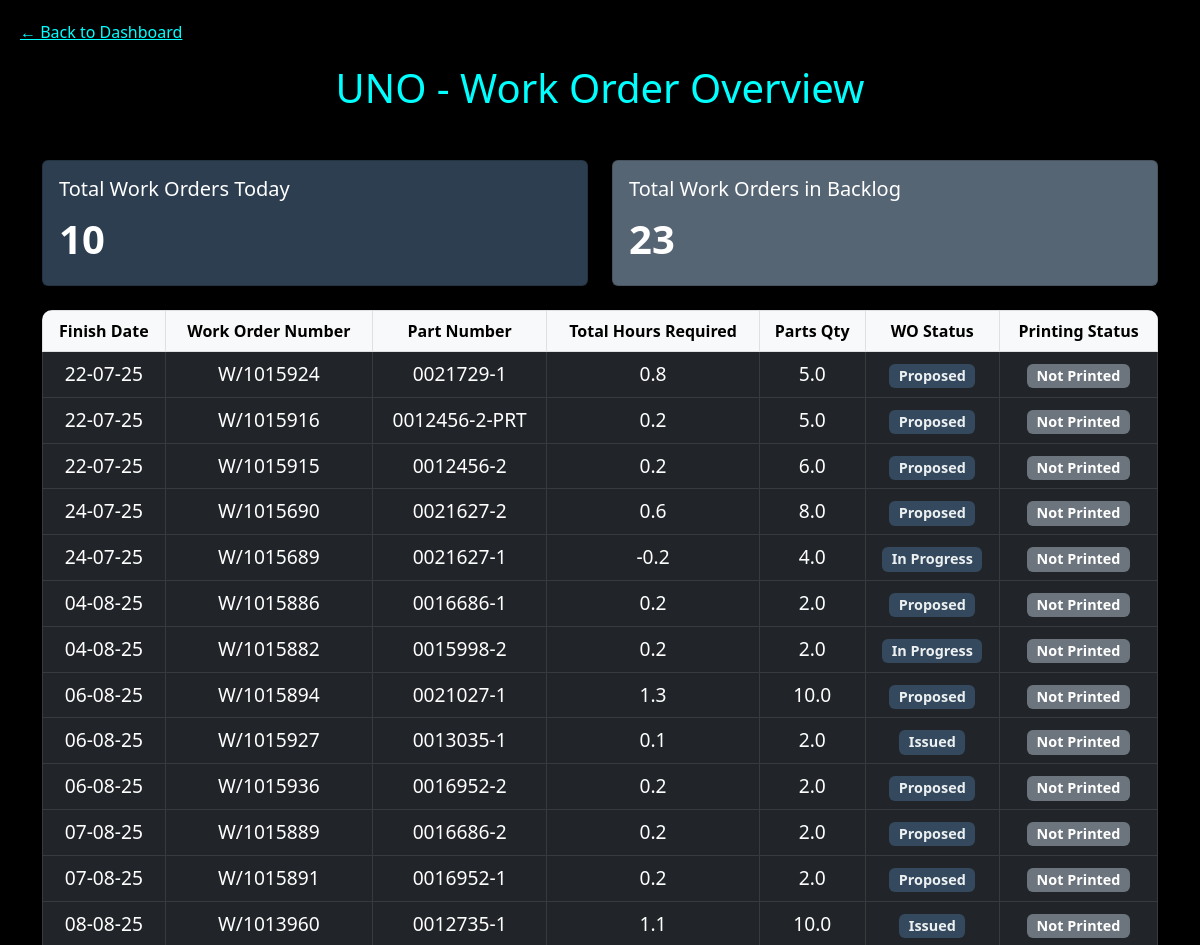
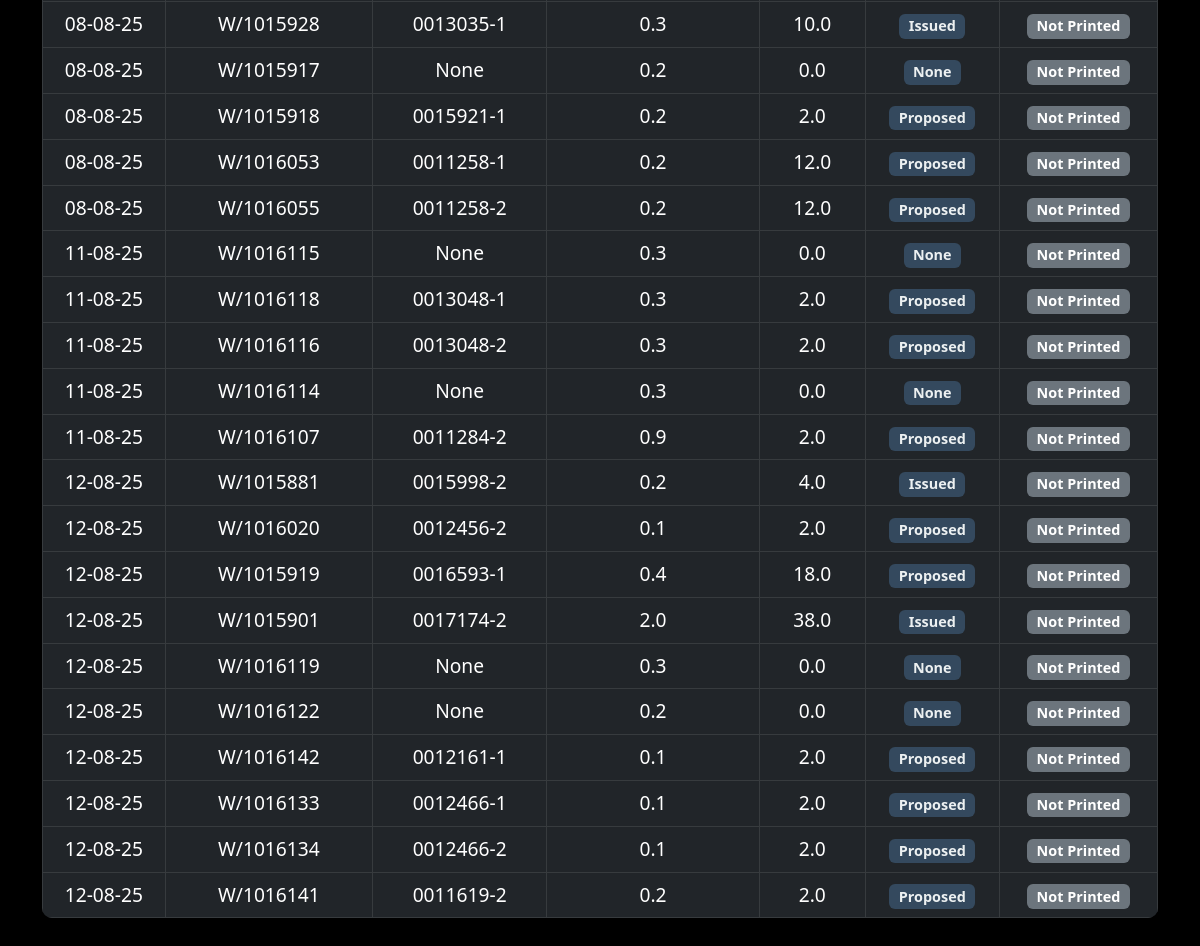
Page /uno on the committed database (2 pictures, top to bottom).
### tables this page shows
CREATE TABLE "vacuum_data" (
"ResourceDescription" TEXT,
  "FinishDate" TIMESTAMP,
  "WorksOrderNumber" TEXT,
  "TotalHours" REAL,
  "PartNumber" TEXT,
  "PartsQty" REAL,
  "WO Status" TEXT
);

### main.py (the view)
@app.route("/<machine_slug>")
def machine_dashboard(machine_slug):
    excel_name = slug_to_excel_name.get(machine_slug.lower())
    if not excel_name:
        return "Machine not found", 404
    machine_type = "trimming" if excel_name in trimming_machines else "vacuum"
    data = get_dashboard_data(excel_name, machine_type)
    if data is None:
        return jsonify({"error": f"No data found for {excel_name}"}), 404
    template_name = excel_to_html.get(excel_name, "default.html")
    return render_template(template_name, machine=excel_name, **data)

### templates/UNO.html (shortened to what this page needs)
<!DOCTYPE html>
<html lang="en">
<head>
  <link href="https://cdn.jsdelivr.net/npm/bootstrap@5.3.0/dist/css/bootstrap.min.css" rel="stylesheet" />
</head>
<body>
  <a href="/" class="btn-back">← Back to Dashboard</a>
  <h2>UNO - Work Order Overview</h2>
<div class="container mt-5">
  <div class="row mb-4">
    <div class="col-md-6">
      <div class="card text-white" style="background-color: #2C3E50;">
        <div class="card-body">
          <h5 class="card-title">Total Work Orders Today</h5>
          <p class="card-text fs-1 fw-bold">{{ total_today }}</p>
        </div>
      </div>
    </div>
    <div class="col-md-6">
      <div class="card text-white" style="background-color: #566573;">
        <div class="card-body">
          <h5 class="card-title">Total Work Orders in Backlog</h5>
          <p class="card-text fs-1 fw-bold">{{ total_backlog }}</p>
        </div>
      </div>
    </div>
  </div>
  <div class="table-responsive">
    <table class="table table-dark table-hover table-bordered align-middle text-center" style="border-radius: 10px; overflow: hidden;">
      <thead class="table-light text-dark">
        <tr>
          <th>Finish Date</th>
          <th>Work Order Number</th>
          <th>Part Number</th>
          <th>Total Hours Required</th>
          <th>Parts Qty</th>
          <th>WO Status</th>
          <th>Printing Status</th>
        </tr>
      </thead>
      <tbody style="font-size: 1.2rem;">
        {% for order in work_orders %}
        <tr>
          <td>{{ order.finish_date }}</td>
          <td>{{ order.work_order_number }}</td>
          <td>{{ order.part_number }}</td>
          <td>{{ order.total_hours_required }}</td>
          <td>{{ order.parts_qty }}</td>
          <td>
            <span class="badge" style="background-color: #34495E; color: #ECF0F1; font-weight: 600;">
              {{ order.wo_status }}
            </span>
          </td>
          <td>
            <span class="badge {% if order.printing_status == 'Printed' %}bg-success{% else %}bg-secondary{% endif %}">
              {{ order.printing_status }}
            </span>
          </td>
        </tr>
        {% endfor %}
      </tbody>
    </table>
  </div>
</div>
</body>
</html>

### templates/UNO.html (style rules this page uses)
body { background-color: #000; color: #fff; font-family: 'Segoe UI', sans-serif; padding: 20px; }
h2 { text-align: center; font-size: 2.5rem; color: #00ffff; margin-bottom: 30px; }
table { background-color: #111; color: #fff; }
table th, table td { vertical-align: middle; text-align: center; }
table thead { background-color: #333; color: #00ffff; }
a.btn-back { margin-bottom: 20px; display: inline-block; color: #00ffff; }

### rows in the picture
vacuum_data: finish_date "22-07-25", work_order_number "W/1015924", part_number "0021729-1", total_hours_required "0.8", parts_qty "5.0", wo_status "Proposed", printing_status "Not Printed"
vacuum_data: finish_date "22-07-25", work_order_number "W/1015916", part_number "0012456-2-PRT", total_hours_required "0.2", parts_qty "5.0", wo_status "Proposed", printing_status "Not Printed"
vacuum_data: finish_date "22-07-25", work_order_number "W/1015915", part_number "0012456-2", total_hours_required "0.2", parts_qty "6.0", wo_status "Proposed", printing_status "Not Printed"
vacuum_data: finish_date "24-07-25", work_order_number "W/1015690", part_number "0021627-2", total_hours_required "0.6", parts_qty "8.0", wo_status "Proposed", printing_status "Not Printed"
vacuum_data: finish_date "24-07-25", work_order_number "W/1015689", part_number "0021627-1", total_hours_required "-0.2", parts_qty "4.0", wo_status "In Progress", printing_status "Not Printed"
vacuum_data: finish_date "04-08-25", work_order_number "W/1015886", part_number "0016686-1", total_hours_required "0.2", parts_qty "2.0", wo_status "Proposed", printing_status "Not Printed"
vacuum_data: finish_date "04-08-25", work_order_number "W/1015882", part_number "0015998-2", total_hours_required "0.2", parts_qty "2.0", wo_status "In Progress", printing_status "Not Printed"
vacuum_data: finish_date "06-08-25", work_order_number "W/1015894", part_number "0021027-1", total_hours_required "1.3", parts_qty "10.0", wo_status "Proposed", printing_status "Not Printed"
vacuum_data: finish_date "06-08-25", work_order_number "W/1015927", part_number "0013035-1", total_hours_required "0.1", parts_qty "2.0", wo_status "Issued", printing_status "Not Printed"
vacuum_data: finish_date "06-08-25", work_order_number "W/1015936", part_number "0016952-2", total_hours_required "0.2", parts_qty "2.0", wo_status "Proposed", printing_status "Not Printed"
vacuum_data: finish_date "07-08-25", work_order_number "W/1015889", part_number "0016686-2", total_hours_required "0.2", parts_qty "2.0", wo_status "Proposed", printing_status "Not Printed"
vacuum_data: finish_date "07-08-25", work_order_number "W/1015891", part_number "0016952-1", total_hours_required "0.2", parts_qty "2.0", wo_status "Proposed", printing_status "Not Printed"
vacuum_data: finish_date "08-08-25", work_order_number "W/1013960", part_number "0012735-1", total_hours_required "1.1", parts_qty "10.0", wo_status "Issued", printing_status "Not Printed"
vacuum_data: finish_date "08-08-25", work_order_number "W/1015928", part_number "0013035-1", total_hours_required "0.3", parts_qty "10.0", wo_status "Issued", printing_status "Not Printed"
vacuum_data: finish_date "08-08-25", work_order_number "W/1015917", part_number "None", total_hours_required "0.2", parts_qty "0.0", wo_status "None", printing_status "Not Printed"
vacuum_data: finish_date "08-08-25", work_order_number "W/1015918", part_number "0015921-1", total_hours_required "0.2", parts_qty "2.0", wo_status "Proposed", printing_status "Not Printed"
vacuum_data: finish_date "08-08-25", work_order_number "W/1016053", part_number "0011258-1", total_hours_required "0.2", parts_qty "12.0", wo_status "Proposed", printing_status "Not Printed"
vacuum_data: finish_date "08-08-25", work_order_number "W/1016055", part_number "0011258-2", total_hours_required "0.2", parts_qty "12.0", wo_status "Proposed", printing_status "Not Printed"
vacuum_data: finish_date "11-08-25", work_order_number "W/1016115", part_number "None", total_hours_required "0.3", parts_qty "0.0", wo_status "None", printing_status "Not Printed"
vacuum_data: finish_date "11-08-25", work_order_number "W/1016118", part_number "0013048-1", total_hours_required "0.3", parts_qty "2.0", wo_status "Proposed", printing_status "Not Printed"
vacuum_data: finish_date "11-08-25", work_order_number "W/1016116", part_number "0013048-2", total_hours_required "0.3", parts_qty "2.0", wo_status "Proposed", printing_status "Not Printed"
vacuum_data: finish_date "11-08-25", work_order_number "W/1016114", part_number "None", total_hours_required "0.3", parts_qty "0.0", wo_status "None", printing_status "Not Printed"
vacuum_data: finish_date "11-08-25", work_order_number "W/1016107", part_number "0011284-2", total_hours_required "0.9", parts_qty "2.0", wo_status "Proposed", printing_status "Not Printed"
vacuum_data: finish_date "12-08-25", work_order_number "W/1015881", part_number "0015998-2", total_hours_required "0.2", parts_qty "4.0", wo_status "Issued", printing_status "Not Printed"
vacuum_data: finish_date "12-08-25", work_order_number "W/1016020", part_number "0012456-2", total_hours_required "0.1", parts_qty "2.0", wo_status "Proposed", printing_status "Not Printed"
vacuum_data: finish_date "12-08-25", work_order_number "W/1015919", part_number "0016593-1", total_hours_required "0.4", parts_qty "18.0", wo_status "Proposed", printing_status "Not Printed"
vacuum_data: finish_date "12-08-25", work_order_number "W/1015901", part_number "0017174-2", total_hours_required "2.0", parts_qty "38.0", wo_status "Issued", printing_status "Not Printed"
vacuum_data: finish_date "12-08-25", work_order_number "W/1016119", part_number "None", total_hours_required "0.3", parts_qty "0.0", wo_status "None", printing_status "Not Printed"
vacuum_data: finish_date "12-08-25", work_order_number "W/1016122", part_number "None", total_hours_required "0.2", parts_qty "0.0", wo_status "None", printing_status "Not Printed"
vacuum_data: finish_date "12-08-25", work_order_number "W/1016142", part_number "0012161-1", total_hours_required "0.1", parts_qty "2.0", wo_status "Proposed", printing_status "Not Printed"
vacuum_data: finish_date "12-08-25", work_order_number "W/1016133", part_number "0012466-1", total_hours_required "0.1", parts_qty "2.0", wo_status "Proposed", printing_status "Not Printed"
vacuum_data: finish_date "12-08-25", work_order_number "W/1016134", part_number "0012466-2", total_hours_required "0.1", parts_qty "2.0", wo_status "Proposed", printing_status "Not Printed"
vacuum_data: finish_date "12-08-25", work_order_number "W/1016141", part_number "0011619-2", total_hours_required "0.2", parts_qty "2.0", wo_status "Proposed", printing_status "Not Printed"
